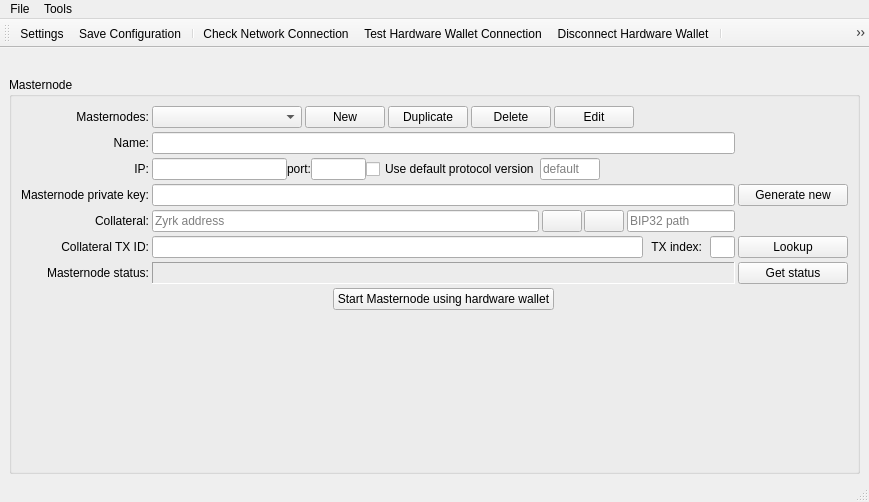
<?xml version="1.0" encoding="UTF-8"?>
<ui version="4.0">
 <class>MainWindow</class>
 <widget class="QMainWindow" name="MainWindow">
  <property name="geometry">
   <rect>
    <x>0</x>
    <y>0</y>
    <width>869</width>
    <height>502</height>
   </rect>
  </property>
  <property name="sizePolicy">
   <sizepolicy hsizetype="Preferred" vsizetype="Preferred">
    <horstretch>0</horstretch>
    <verstretch>1</verstretch>
   </sizepolicy>
  </property>
  <property name="windowTitle">
   <string>MainWindow</string>
  </property>
  <widget class="QWidget" name="centralwidget">
   <layout class="QVBoxLayout" name="verticalLayout">
    <property name="bottomMargin">
     <number>6</number>
    </property>
    <item>
     <layout class="QHBoxLayout" name="layMessage" stretch="0">
      <property name="spacing">
       <number>0</number>
      </property>
      <property name="leftMargin">
       <number>0</number>
      </property>
      <property name="bottomMargin">
       <number>0</number>
      </property>
      <item>
       <widget class="QLabel" name="lblMessage">
        <property name="sizePolicy">
         <sizepolicy hsizetype="Minimum" vsizetype="Preferred">
          <horstretch>0</horstretch>
          <verstretch>0</verstretch>
         </sizepolicy>
        </property>
        <property name="text">
         <string/>
        </property>
        <property name="wordWrap">
         <bool>true</bool>
        </property>
        <property name="margin">
         <number>0</number>
        </property>
        <property name="openExternalLinks">
         <bool>true</bool>
        </property>
       </widget>
      </item>
     </layout>
    </item>
    <item>
     <widget class="QGroupBox" name="groupBox_3">
      <property name="sizePolicy">
       <sizepolicy hsizetype="Expanding" vsizetype="Expanding">
        <horstretch>1</horstretch>
        <verstretch>1</verstretch>
       </sizepolicy>
      </property>
      <property name="title">
       <string>Masternode</string>
      </property>
      <layout class="QHBoxLayout" name="horizontalLayout">
       <item>
        <layout class="QGridLayout" name="gridLayout_2">
         <property name="horizontalSpacing">
          <number>3</number>
         </property>
         <property name="verticalSpacing">
          <number>4</number>
         </property>
         <item row="0" column="1">
          <layout class="QHBoxLayout" name="horizontalLayout_4" stretch="3,0,0,0,0,0">
           <property name="spacing">
            <number>3</number>
           </property>
           <item>
            <widget class="QComboBox" name="cboMasternodes">
             <property name="sizePolicy">
              <sizepolicy hsizetype="MinimumExpanding" vsizetype="Fixed">
               <horstretch>0</horstretch>
               <verstretch>0</verstretch>
              </sizepolicy>
             </property>
             <property name="minimumSize">
              <size>
               <width>140</width>
               <height>0</height>
              </size>
             </property>
             <property name="maximumSize">
              <size>
               <width>150</width>
               <height>16777215</height>
              </size>
             </property>
             <property name="toolTip">
              <string>List of configured Masternodes</string>
             </property>
             <property name="editable">
              <bool>false</bool>
             </property>
            </widget>
           </item>
           <item>
            <widget class="QPushButton" name="btnNewMn">
             <property name="sizePolicy">
              <sizepolicy hsizetype="Minimum" vsizetype="Fixed">
               <horstretch>0</horstretch>
               <verstretch>0</verstretch>
              </sizepolicy>
             </property>
             <property name="maximumSize">
              <size>
               <width>100</width>
               <height>16777215</height>
              </size>
             </property>
             <property name="toolTip">
              <string>Create a new Masternode configuration</string>
             </property>
             <property name="text">
              <string>New</string>
             </property>
            </widget>
           </item>
           <item>
            <widget class="QPushButton" name="btnDuplicateMn">
             <property name="sizePolicy">
              <sizepolicy hsizetype="Minimum" vsizetype="Fixed">
               <horstretch>0</horstretch>
               <verstretch>0</verstretch>
              </sizepolicy>
             </property>
             <property name="toolTip">
              <string>Duplicate Masternode entry</string>
             </property>
             <property name="text">
              <string>Duplicate</string>
             </property>
            </widget>
           </item>
           <item>
            <widget class="QPushButton" name="btnDeleteMn">
             <property name="sizePolicy">
              <sizepolicy hsizetype="Minimum" vsizetype="Fixed">
               <horstretch>0</horstretch>
               <verstretch>0</verstretch>
              </sizepolicy>
             </property>
             <property name="toolTip">
              <string>Delete current Masternode configuration</string>
             </property>
             <property name="text">
              <string>Delete</string>
             </property>
            </widget>
           </item>
           <item>
            <widget class="QPushButton" name="btnEditMn">
             <property name="sizePolicy">
              <sizepolicy hsizetype="Minimum" vsizetype="Fixed">
               <horstretch>0</horstretch>
               <verstretch>0</verstretch>
              </sizepolicy>
             </property>
             <property name="maximumSize">
              <size>
               <width>100</width>
               <height>16777215</height>
              </size>
             </property>
             <property name="toolTip">
              <string>Enable editing</string>
             </property>
             <property name="text">
              <string>Edit</string>
             </property>
            </widget>
           </item>
           <item>
            <spacer name="horizontalSpacer">
             <property name="orientation">
              <enum>Qt::Horizontal</enum>
             </property>
             <property name="sizeHint" stdset="0">
              <size>
               <width>40</width>
               <height>20</height>
              </size>
             </property>
            </spacer>
           </item>
          </layout>
         </item>
         <item row="2" column="1">
          <layout class="QHBoxLayout" name="horizontalLayout_3">
           <item>
            <widget class="QLineEdit" name="edtMnIp">
             <property name="sizePolicy">
              <sizepolicy hsizetype="Expanding" vsizetype="Maximum">
               <horstretch>0</horstretch>
               <verstretch>0</verstretch>
              </sizepolicy>
             </property>
             <property name="minimumSize">
              <size>
               <width>0</width>
               <height>0</height>
              </size>
             </property>
             <property name="maximumSize">
              <size>
               <width>150</width>
               <height>16777215</height>
              </size>
             </property>
             <property name="toolTip">
              <string>The Masternode's IP address for incoming communication with other nodes</string>
             </property>
            </widget>
           </item>
           <item>
            <widget class="QLabel" name="label_11">
             <property name="text">
              <string>port:</string>
             </property>
            </widget>
           </item>
           <item>
            <widget class="QLineEdit" name="edtMnPort">
             <property name="sizePolicy">
              <sizepolicy hsizetype="Fixed" vsizetype="Maximum">
               <horstretch>0</horstretch>
               <verstretch>0</verstretch>
              </sizepolicy>
             </property>
             <property name="minimumSize">
              <size>
               <width>0</width>
               <height>0</height>
              </size>
             </property>
             <property name="maximumSize">
              <size>
               <width>55</width>
               <height>16777215</height>
              </size>
             </property>
             <property name="toolTip">
              <string>The Masternode's TCP port number for incoming communication with other nodes</string>
             </property>
            </widget>
           </item>
           <item>
            <widget class="QCheckBox" name="chbUseDefaultProtocolVersion">
             <property name="toolTip">
              <string>Use the protocol version number (from the RPC node) when starting Masternode</string>
             </property>
             <property name="text">
              <string>Use default protocol version</string>
             </property>
            </widget>
           </item>
           <item>
            <widget class="QLineEdit" name="edtMnProtocolVersion">
             <property name="maximumSize">
              <size>
               <width>60</width>
               <height>16777215</height>
              </size>
             </property>
             <property name="toolTip">
              <string>Enter the protocol version number to be sent at Masternode start time</string>
             </property>
             <property name="statusTip">
              <string/>
             </property>
             <property name="inputMask">
              <string>00009</string>
             </property>
             <property name="placeholderText">
              <string>default</string>
             </property>
            </widget>
           </item>
           <item>
            <spacer name="horizontalSpacer_2">
             <property name="orientation">
              <enum>Qt::Horizontal</enum>
             </property>
             <property name="sizeHint" stdset="0">
              <size>
               <width>40</width>
               <height>20</height>
              </size>
             </property>
            </spacer>
           </item>
          </layout>
         </item>
         <item row="5" column="1">
          <layout class="QHBoxLayout" name="horizontalLayout_7">
           <property name="spacing">
            <number>8</number>
           </property>
           <item>
            <widget class="QLineEdit" name="edtMnCollateralTx">
             <property name="sizePolicy">
              <sizepolicy hsizetype="Expanding" vsizetype="Maximum">
               <horstretch>0</horstretch>
               <verstretch>0</verstretch>
              </sizepolicy>
             </property>
             <property name="minimumSize">
              <size>
               <width>300</width>
               <height>0</height>
              </size>
             </property>
             <property name="maximumSize">
              <size>
               <width>16777215</width>
               <height>16777215</height>
              </size>
             </property>
             <property name="toolTip">
              <string>The collateral transaction hash from the 7500 ZYRK deposit</string>
             </property>
             <property name="text">
              <string/>
             </property>
            </widget>
           </item>
           <item>
            <widget class="QLabel" name="label_7">
             <property name="text">
              <string>TX index:</string>
             </property>
             <property name="alignment">
              <set>Qt::AlignRight|Qt::AlignTrailing|Qt::AlignVCenter</set>
             </property>
            </widget>
           </item>
           <item>
            <widget class="QLineEdit" name="edtMnCollateralTxIndex">
             <property name="maximumSize">
              <size>
               <width>25</width>
               <height>16777215</height>
              </size>
             </property>
             <property name="toolTip">
              <string>The collateral transaction's (unspent) output index with the 7500 ZYRK deposit (usally 0)</string>
             </property>
            </widget>
           </item>
          </layout>
         </item>
         <item row="4" column="1">
          <layout class="QHBoxLayout" name="layCollateral" stretch="1,0,0">
           <property name="spacing">
            <number>0</number>
           </property>
           <property name="topMargin">
            <number>0</number>
           </property>
           <property name="bottomMargin">
            <number>0</number>
           </property>
           <item>
            <widget class="QLineEdit" name="edtMnCollateralAddress">
             <property name="sizePolicy">
              <sizepolicy hsizetype="Expanding" vsizetype="Fixed">
               <horstretch>0</horstretch>
               <verstretch>0</verstretch>
              </sizepolicy>
             </property>
             <property name="minimumSize">
              <size>
               <width>0</width>
               <height>0</height>
              </size>
             </property>
             <property name="maximumSize">
              <size>
               <width>16777215</width>
               <height>16777215</height>
              </size>
             </property>
             <property name="toolTip">
              <string>Zyrk address of the 7500 ZYRK collateral, coverted from BIP32 path with hardware wallet.</string>
             </property>
             <property name="readOnly">
              <bool>false</bool>
             </property>
             <property name="placeholderText">
              <string>Zyrk address</string>
             </property>
            </widget>
           </item>
           <item>
            <layout class="QHBoxLayout" name="horizontalLayout_2" stretch="0,0">
             <property name="spacing">
              <number>2</number>
             </property>
             <property name="sizeConstraint">
              <enum>QLayout::SetDefaultConstraint</enum>
             </property>
             <property name="leftMargin">
              <number>3</number>
             </property>
             <property name="rightMargin">
              <number>3</number>
             </property>
             <item>
              <widget class="QPushButton" name="btnHwAddressToBip32">
               <property name="sizePolicy">
                <sizepolicy hsizetype="Preferred" vsizetype="Fixed">
                 <horstretch>0</horstretch>
                 <verstretch>0</verstretch>
                </sizepolicy>
               </property>
               <property name="minimumSize">
                <size>
                 <width>30</width>
                 <height>0</height>
                </size>
               </property>
               <property name="maximumSize">
                <size>
                 <width>10000</width>
                 <height>1000000</height>
                </size>
               </property>
               <property name="toolTip">
                <string>Convert Zyrk address to BIP32 path using hardware wallet</string>
               </property>
               <property name="text">
                <string/>
               </property>
               <property name="iconSize">
                <size>
                 <width>16</width>
                 <height>16</height>
                </size>
               </property>
              </widget>
             </item>
             <item>
              <widget class="QPushButton" name="btnHwBip32ToAddress">
               <property name="sizePolicy">
                <sizepolicy hsizetype="Preferred" vsizetype="Preferred">
                 <horstretch>0</horstretch>
                 <verstretch>0</verstretch>
                </sizepolicy>
               </property>
               <property name="minimumSize">
                <size>
                 <width>30</width>
                 <height>0</height>
                </size>
               </property>
               <property name="maximumSize">
                <size>
                 <width>10000000</width>
                 <height>10000000</height>
                </size>
               </property>
               <property name="toolTip">
                <string>Convert BIP32 path to Zyrk address using hardware wallet</string>
               </property>
               <property name="text">
                <string/>
               </property>
               <property name="iconSize">
                <size>
                 <width>16</width>
                 <height>16</height>
                </size>
               </property>
              </widget>
             </item>
            </layout>
           </item>
           <item alignment="Qt::AlignVCenter">
            <widget class="QLineEdit" name="edtMnCollateralBip32Path">
             <property name="sizePolicy">
              <sizepolicy hsizetype="Expanding" vsizetype="Fixed">
               <horstretch>0</horstretch>
               <verstretch>0</verstretch>
              </sizepolicy>
             </property>
             <property name="minimumSize">
              <size>
               <width>0</width>
               <height>0</height>
              </size>
             </property>
             <property name="maximumSize">
              <size>
               <width>16777215</width>
               <height>16777215</height>
              </size>
             </property>
             <property name="toolTip">
              <string>BIP32 path of the 7500 ZYRK collateral (e.g. 44'/5'/0'/0/0)</string>
             </property>
             <property name="placeholderText">
              <string>BIP32 path</string>
             </property>
            </widget>
           </item>
          </layout>
         </item>
         <item row="4" column="0">
          <widget class="QLabel" name="label_4">
           <property name="text">
            <string>Collateral:</string>
           </property>
           <property name="alignment">
            <set>Qt::AlignRight|Qt::AlignTrailing|Qt::AlignVCenter</set>
           </property>
          </widget>
         </item>
         <item row="3" column="0">
          <widget class="QLabel" name="label_9">
           <property name="text">
            <string>Masternode private key:</string>
           </property>
           <property name="alignment">
            <set>Qt::AlignRight|Qt::AlignTrailing|Qt::AlignVCenter</set>
           </property>
          </widget>
         </item>
         <item row="6" column="0">
          <widget class="QLabel" name="label_8">
           <property name="text">
            <string>Masternode status:</string>
           </property>
           <property name="alignment">
            <set>Qt::AlignRight|Qt::AlignTrailing|Qt::AlignVCenter</set>
           </property>
          </widget>
         </item>
         <item row="1" column="0">
          <widget class="QLabel" name="label_12">
           <property name="text">
            <string>Name:</string>
           </property>
           <property name="alignment">
            <set>Qt::AlignRight|Qt::AlignTrailing|Qt::AlignVCenter</set>
           </property>
          </widget>
         </item>
         <item row="1" column="1">
          <widget class="QLineEdit" name="edtMnName">
           <property name="sizePolicy">
            <sizepolicy hsizetype="Expanding" vsizetype="Maximum">
             <horstretch>0</horstretch>
             <verstretch>0</verstretch>
            </sizepolicy>
           </property>
           <property name="minimumSize">
            <size>
             <width>0</width>
             <height>0</height>
            </size>
           </property>
           <property name="maximumSize">
            <size>
             <width>16777215</width>
             <height>16777215</height>
            </size>
           </property>
           <property name="toolTip">
            <string>The Masternode's configuration name</string>
           </property>
          </widget>
         </item>
         <item row="5" column="0">
          <widget class="QLabel" name="label_6">
           <property name="text">
            <string>Collateral TX ID:</string>
           </property>
           <property name="alignment">
            <set>Qt::AlignRight|Qt::AlignTrailing|Qt::AlignVCenter</set>
           </property>
          </widget>
         </item>
         <item row="3" column="3">
          <widget class="QPushButton" name="btnGenerateMNPrivateKey">
           <property name="sizePolicy">
            <sizepolicy hsizetype="Maximum" vsizetype="Fixed">
             <horstretch>0</horstretch>
             <verstretch>0</verstretch>
            </sizepolicy>
           </property>
           <property name="minimumSize">
            <size>
             <width>110</width>
             <height>0</height>
            </size>
           </property>
           <property name="maximumSize">
            <size>
             <width>400</width>
             <height>16777215</height>
            </size>
           </property>
           <property name="toolTip">
            <string>Generate a new private key</string>
           </property>
           <property name="text">
            <string>Generate new</string>
           </property>
          </widget>
         </item>
         <item row="0" column="0">
          <widget class="QLabel" name="label_5">
           <property name="text">
            <string>Masternodes:</string>
           </property>
           <property name="alignment">
            <set>Qt::AlignRight|Qt::AlignTrailing|Qt::AlignVCenter</set>
           </property>
          </widget>
         </item>
         <item row="2" column="0">
          <widget class="QLabel" name="label_10">
           <property name="text">
            <string>IP:</string>
           </property>
           <property name="alignment">
            <set>Qt::AlignRight|Qt::AlignTrailing|Qt::AlignVCenter</set>
           </property>
          </widget>
         </item>
         <item row="7" column="0">
          <spacer name="verticalSpacer">
           <property name="orientation">
            <enum>Qt::Vertical</enum>
           </property>
           <property name="sizeType">
            <enum>QSizePolicy::Expanding</enum>
           </property>
           <property name="sizeHint" stdset="0">
            <size>
             <width>20</width>
             <height>20</height>
            </size>
           </property>
          </spacer>
         </item>
         <item row="3" column="1">
          <widget class="QLineEdit" name="edtMnPrivateKey">
           <property name="sizePolicy">
            <sizepolicy hsizetype="Expanding" vsizetype="Maximum">
             <horstretch>0</horstretch>
             <verstretch>0</verstretch>
            </sizepolicy>
           </property>
           <property name="minimumSize">
            <size>
             <width>0</width>
             <height>0</height>
            </size>
           </property>
           <property name="maximumSize">
            <size>
             <width>16777215</width>
             <height>16777215</height>
            </size>
           </property>
           <property name="toolTip">
            <string>Masternode's private key. Use your own or click the button &lt;Generate new&gt; to create a new and random private key with the use of 'bitcoin' library.</string>
           </property>
          </widget>
         </item>
         <item row="6" column="3">
          <widget class="QPushButton" name="btnRefreshMnStatus">
           <property name="toolTip">
            <string>Get Masternode's status</string>
           </property>
           <property name="text">
            <string>Get status</string>
           </property>
          </widget>
         </item>
         <item row="7" column="1">
          <layout class="QVBoxLayout" name="verticalLayout_3">
           <item>
            <layout class="QHBoxLayout" name="horizontalLayout_12" stretch="0,3,0">
             <property name="spacing">
              <number>2</number>
             </property>
             <item>
              <spacer name="horizontalSpacer_5">
               <property name="orientation">
                <enum>Qt::Horizontal</enum>
               </property>
               <property name="sizeHint" stdset="0">
                <size>
                 <width>40</width>
                 <height>20</height>
                </size>
               </property>
              </spacer>
             </item>
             <item>
              <widget class="QPushButton" name="btnBroadcastMn">
               <property name="sizePolicy">
                <sizepolicy hsizetype="Maximum" vsizetype="Maximum">
                 <horstretch>0</horstretch>
                 <verstretch>0</verstretch>
                </sizepolicy>
               </property>
               <property name="minimumSize">
                <size>
                 <width>0</width>
                 <height>0</height>
                </size>
               </property>
               <property name="maximumSize">
                <size>
                 <width>16777215</width>
                 <height>16777215</height>
                </size>
               </property>
               <property name="toolTip">
                <string>Broadcast information about the Masternode</string>
               </property>
               <property name="styleSheet">
                <string notr="true"/>
               </property>
               <property name="text">
                <string>Start Masternode using hardware wallet</string>
               </property>
              </widget>
             </item>
             <item>
              <spacer name="horizontalSpacer_6">
               <property name="orientation">
                <enum>Qt::Horizontal</enum>
               </property>
               <property name="sizeHint" stdset="0">
                <size>
                 <width>40</width>
                 <height>20</height>
                </size>
               </property>
              </spacer>
             </item>
            </layout>
           </item>
           <item>
            <spacer name="verticalSpacer_2">
             <property name="orientation">
              <enum>Qt::Vertical</enum>
             </property>
             <property name="sizeHint" stdset="0">
              <size>
               <width>20</width>
               <height>40</height>
              </size>
             </property>
            </spacer>
           </item>
          </layout>
         </item>
         <item row="5" column="3">
          <widget class="QPushButton" name="btnFindCollateral">
           <property name="sizePolicy">
            <sizepolicy hsizetype="Minimum" vsizetype="Fixed">
             <horstretch>0</horstretch>
             <verstretch>0</verstretch>
            </sizepolicy>
           </property>
           <property name="minimumSize">
            <size>
             <width>0</width>
             <height>0</height>
            </size>
           </property>
           <property name="toolTip">
            <string>Find collateral transaction</string>
           </property>
           <property name="text">
            <string>Lookup</string>
           </property>
          </widget>
         </item>
         <item row="6" column="1">
          <widget class="QLabel" name="lblMnStatus">
           <property name="frameShape">
            <enum>QFrame::Panel</enum>
           </property>
           <property name="frameShadow">
            <enum>QFrame::Sunken</enum>
           </property>
           <property name="lineWidth">
            <number>1</number>
           </property>
           <property name="text">
            <string/>
           </property>
           <property name="wordWrap">
            <bool>true</bool>
           </property>
          </widget>
         </item>
        </layout>
       </item>
      </layout>
     </widget>
    </item>
   </layout>
  </widget>
  <widget class="QStatusBar" name="statusBar"/>
  <widget class="QMenuBar" name="menuBar">
   <property name="geometry">
    <rect>
     <x>0</x>
     <y>0</y>
     <width>869</width>
     <height>22</height>
    </rect>
   </property>
   <widget class="QMenu" name="menuTools">
    <property name="title">
     <string>Tools</string>
    </property>
    <addaction name="action_transfer_funds_for_cur_mn"/>
    <addaction name="action_transfer_funds_for_all_mns"/>
    <addaction name="action_transfer_funds_for_any_address"/>
    <addaction name="separator"/>
    <addaction name="action_sign_message_for_cur_mn"/>
    <addaction name="action_hw_configuration"/>
    <addaction name="action_hw_initialization_recovery"/>
    <addaction name="separator"/>
    <addaction name="action_import_masternode_conf"/>
    <addaction name="separator"/>
    <addaction name="action_check_for_updates"/>
    <addaction name="action_open_log_file"/>
   </widget>
   <widget class="QMenu" name="menuFile">
    <property name="title">
     <string>File</string>
    </property>
    <widget class="QMenu" name="action_open_recent_files">
     <property name="title">
      <string>Recent Configuration Files</string>
     </property>
    </widget>
    <addaction name="action_load_config_file"/>
    <addaction name="action_open_recent_files"/>
    <addaction name="action_save_config_file"/>
    <addaction name="action_save_config_file_as"/>
    <addaction name="separator"/>
    <addaction name="action_open_settings_window"/>
    <addaction name="separator"/>
    <addaction name="action_about_app"/>
    <addaction name="action_about_qt"/>
   </widget>
   <addaction name="menuFile"/>
   <addaction name="menuTools"/>
  </widget>
  <widget class="QToolBar" name="toolBar">
   <property name="windowTitle">
    <string>toolBar</string>
   </property>
   <property name="toolButtonStyle">
    <enum>Qt::ToolButtonIconOnly</enum>
   </property>
   <property name="floatable">
    <bool>false</bool>
   </property>
   <attribute name="toolBarArea">
    <enum>TopToolBarArea</enum>
   </attribute>
   <attribute name="toolBarBreak">
    <bool>false</bool>
   </attribute>
   <addaction name="action_open_settings_window"/>
   <addaction name="action_save_config_file"/>
   <addaction name="separator"/>
   <addaction name="action_check_network_connection"/>
   <addaction name="action_test_hw_connection"/>
   <addaction name="action_disconnect_hw"/>
   <addaction name="separator"/>
   <!-- <addaction name="action_open_proposals_window"/> -->
   <!-- <addaction name="separator"/> -->
   <addaction name="action_transfer_funds_for_any_address"/>
   <addaction name="action_transfer_funds_for_cur_mn"/>
   <addaction name="action_transfer_funds_for_all_mns"/>
   <addaction name="action_sign_message_for_cur_mn"/>
  </widget>
  <action name="action_transfer_funds_for_cur_mn">
   <property name="text">
    <string>Transfer Funds for Current Masternode...</string>
   </property>
  </action>
  <action name="action_transfer_funds_for_all_mns">
   <property name="text">
    <string>Transfer Funds for All Masternodes</string>
   </property>
  </action>
  <action name="action_transfer_funds_for_any_address">
   <property name="text">
    <string>Transfer Funds for Any Address</string>
   </property>
  </action>
  <action name="action_sign_message_for_cur_mn">
   <property name="text">
    <string>Sign Message for Current Masternode...</string>
   </property>
  </action>
  <action name="action_hw_configuration">
   <property name="text">
    <string>Hardware Wallet PIN/passphrase Configuration...</string>
   </property>
  </action>
  <action name="action_load_config_file">
   <property name="text">
    <string>Open Configuration File...</string>
   </property>
   <property name="toolTip">
    <string>Open configuration file</string>
   </property>
  </action>
  <action name="action_save_config_file_as">
   <property name="text">
    <string>Save Configuration As...</string>
   </property>
  </action>
  <action name="action_save_config_file">
   <property name="text">
    <string>Save Configuration</string>
   </property>
  </action>
  <action name="action_check_network_connection">
   <property name="text">
    <string>Check Network Connection</string>
   </property>
   <property name="toolTip">
    <string>Check Zyrk Network Connection</string>
   </property>
  </action>
  <action name="action_open_settings_window">
   <property name="text">
    <string>Settings</string>
   </property>
   <property name="toolTip">
    <string>Settings</string>
   </property>
   <property name="menuRole">
    <enum>QAction::PreferencesRole</enum>
   </property>
  </action>
  <action name="action_open_proposals_window">
   <property name="text">
    <string>Proposals</string>
   </property>
   <property name="toolTip">
    <string>Proposals</string>
   </property>
  </action>
  <action name="action_test_hw_connection">
   <property name="text">
    <string>Test Hardware Wallet Connection</string>
   </property>
  </action>
  <action name="action_disconnect_hw">
   <property name="text">
    <string>Disconnect Hardware Wallet</string>
   </property>
  </action>
  <action name="action_hw_initialization_recovery">
   <property name="text">
    <string>Hardware Wallet Initialization/Recovery...</string>
   </property>
  </action>
  <action name="action_check_for_updates">
   <property name="text">
    <string>Check For Updates</string>
   </property>
  </action>
  <action name="action_open_log_file">
   <property name="text">
    <string>Open Log File</string>
   </property>
  </action>
  <action name="action_about_app">
   <property name="text">
    <string>About Masternode Tool...</string>
   </property>
   <property name="menuRole">
    <enum>QAction::AboutRole</enum>
   </property>
  </action>
  <action name="action_import_masternode_conf">
   <property name="text">
    <string>Import Masternodes from the masternode.conf file...</string>
   </property>
  </action>
  <action name="action_about_qt">
   <property name="text">
    <string>About Qt...</string>
   </property>
   <property name="toolTip">
    <string>About Qt</string>
   </property>
   <property name="menuRole">
    <enum>QAction::AboutQtRole</enum>
   </property>
  </action>
  <action name="action_gen_mn_priv_key_compressed">
   <property name="text">
    <string>Generate Masternode private key (compressed)</string>
   </property>
   <property name="shortcut">
    <string>Ctrl+Alt+C</string>
   </property>
  </action>
  <action name="action_gen_mn_priv_key_uncompressed">
   <property name="text">
    <string>Generate Masternode private key (uncompressed)</string>
   </property>
   <property name="toolTip">
    <string>Generate Masternode private key (uncompressed)</string>
   </property>
   <property name="shortcut">
    <string>Ctrl+Alt+U</string>
   </property>
  </action>
 </widget>
 <tabstops>
  <tabstop>cboMasternodes</tabstop>
  <tabstop>edtMnName</tabstop>
  <tabstop>edtMnIp</tabstop>
  <tabstop>edtMnPort</tabstop>
  <tabstop>edtMnPrivateKey</tabstop>
  <tabstop>edtMnCollateralAddress</tabstop>
  <tabstop>edtMnCollateralBip32Path</tabstop>
  <tabstop>edtMnCollateralTx</tabstop>
  <tabstop>edtMnCollateralTxIndex</tabstop>
  <tabstop>btnNewMn</tabstop>
  <tabstop>btnEditMn</tabstop>
  <tabstop>btnHwAddressToBip32</tabstop>
  <tabstop>btnHwBip32ToAddress</tabstop>
  <tabstop>btnDeleteMn</tabstop>
  <tabstop>btnGenerateMNPrivateKey</tabstop>
  <tabstop>btnRefreshMnStatus</tabstop>
  <tabstop>btnBroadcastMn</tabstop>
  <tabstop>btnFindCollateral</tabstop>
 </tabstops>
 <resources/>
 <connections/>
</ui>
